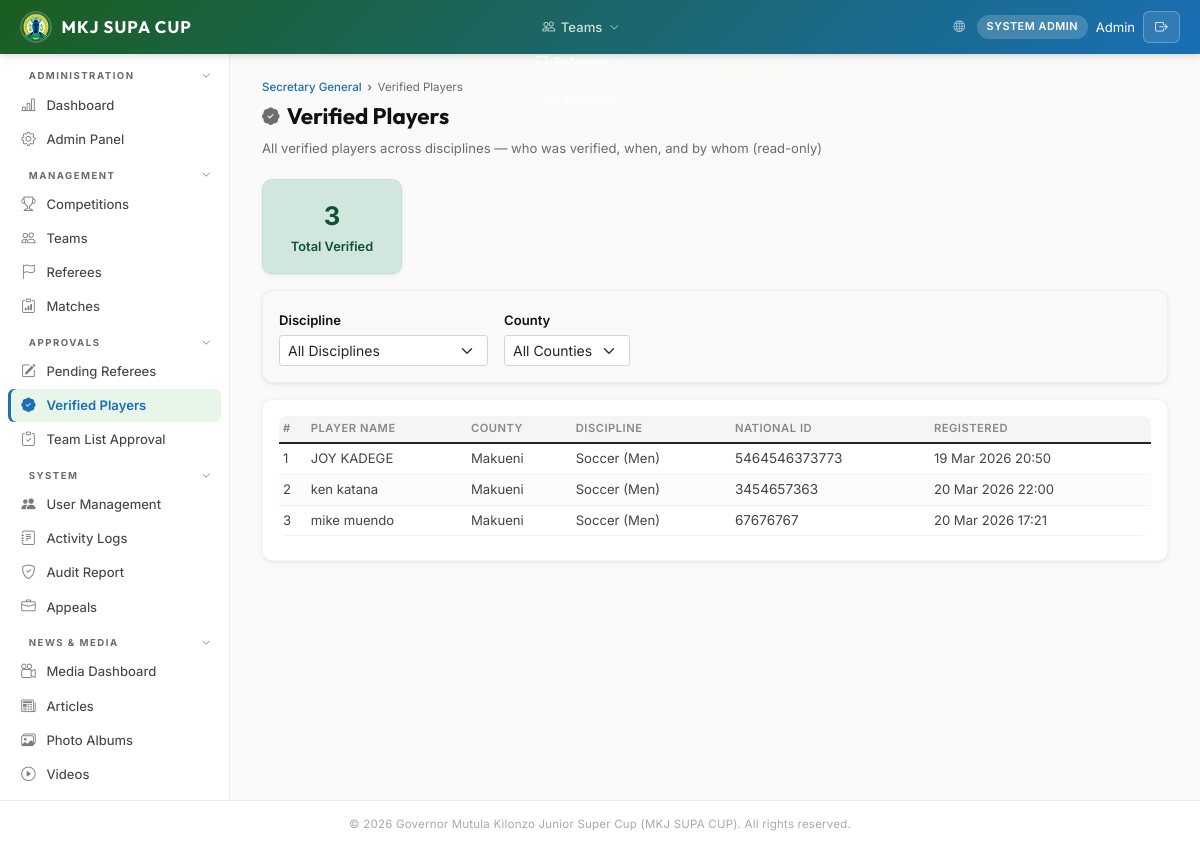
Page /portal/sg/verified-players/ (signed in) on the committed database.
### accounts/models.py (models this page shows, shortened)
class User(AbstractBaseUser, PermissionsMixin):
    email       = models.EmailField(unique=True)
    first_name  = models.CharField(max_length=100)
    last_name   = models.CharField(max_length=100)
    phone       = models.CharField(max_length=13, validators=[kenya_phone_validator])
    role        = models.CharField(max_length=30, choices=UserRole.choices, default=UserRole.TEAM_MANAGER)
    county      = models.CharField(max_length=100, blank=True, help_text="Kenyan county")
    sub_county  = models.CharField(
        max_length=100, blank=True, default="",
        help_text="Sub-county or constituency assignment for sub-county sports officers",
    )
    profile_photo = models.ImageField(upload_to="profiles/", null=True, blank=True)
    is_active   = models.BooleanField(default=True)
    is_staff    = models.BooleanField(default=False)
    is_suspended = models.BooleanField(default=False, help_text="Admin-suspended account")
    assigned_discipline = models.CharField(
        max_length=30, blank=True, default="",
        help_text="Sport family or discipline this user manages (for Coordinator / Scout roles)",
    )
    must_change_password = models.BooleanField(
        default=False,
        help_text="When True the user must set a new password on next login.",
    )
    date_joined = models.DateTimeField(default=timezone.now)
    last_login  = models.DateTimeField(null=True, blank=True)
    objects = UserManager()
    USERNAME_FIELD  = "email"
    REQUIRED_FIELDS = ["first_name", "last_name"]
    class Meta:
        verbose_name      = "User"
        verbose_name_plural = "Users"
        ordering = ["last_name", "first_name"]

### teams/models.py (models this page shows, shortened)
class CountyPlayer(models.Model):
    discipline = models.ForeignKey(
        CountyDiscipline, on_delete=models.CASCADE,
        related_name="players",
    )
    first_name = models.CharField(max_length=100)
    last_name = models.CharField(max_length=100)
    date_of_birth = models.DateField()
    national_id_number = models.CharField(
        max_length=20, unique=True, validators=[national_id_validator],
        help_text="National ID — unique across all counties and disciplines",
    )
    huduma_number = models.CharField(
        max_length=30, blank=True, default="",
        help_text="Huduma Namba / Huduma Kenya number",
    )
    phone = models.CharField(max_length=13, validators=[kenya_phone_validator])
    sub_county = models.CharField(
        max_length=100, blank=True, default="",
        help_text="Sub-county the player represents",
    )
    ward = models.CharField(
        max_length=100, blank=True, default="",
        help_text="Ward within the sub-county",
    )
    position = models.CharField(max_length=10, blank=True, default="",
                                help_text="Player position (where applicable)")
    jersey_number = models.PositiveIntegerField(null=True, blank=True,
                                                help_text="Jersey number")
    photo = models.ImageField(upload_to="county_players/photos/", null=True, blank=True,
                              help_text="Passport-size photo (required)")
    iprs_photo = models.ImageField(
        upload_to="county_players/iprs_photos/", null=True, blank=True,
        help_text="Passport photo returned from IPRS lookup (auto-populated)",
    )
    id_document = models.ImageField(upload_to="county_players/ids/", null=True, blank=True,
                                    help_text="Copy of National ID (required)")
    birth_certificate = models.ImageField(
        upload_to="county_players/birth_certs/", null=True, blank=True,
        help_text="Copy of Birth Certificate (optional)",
    )
    verification_status = models.CharField(
        max_length=20,
        choices=[
            ("pending", "Pending Verification"),
            ("verified", "Verified / Approved"),
            ("rejected", "Rejected"),
            ("resubmit", "Requires Resubmission"),
        ],
        default="pending",
    )
    rejection_reason = models.TextField(blank=True, default="")
    huduma_status = models.CharField(
        max_length=20,
        choices=[
            ("not_checked", "Not Checked"),
            ("verified", "Verified"),
            ("failed", "Failed"),
        ],
        default="not_checked",
    )
    huduma_verified_at = models.DateTimeField(null=True, blank=True)
    higher_league_status = models.CharField(
        max_length=20,
        choices=[
            ("not_checked", "Not Checked"),
            ("clear", "Clear"),
            ("flagged", "Flagged — Higher League / National Team"),
        ],
        default="not_checked",
        help_text="For non-football disciplines: check if player is in higher league or national team",
    )
    higher_league_details = models.TextField(
        blank=True, default="",
        help_text="Details of higher league / national team participation if flagged",
    )
    registered_at = models.DateTimeField(auto_now_add=True)
    class Meta:
        ordering = ["last_name", "first_name"]

class CountyDiscipline(models.Model):
    registration = models.ForeignKey(
        CountyRegistration, on_delete=models.CASCADE,
        related_name="disciplines",
    )
    sport_type = models.CharField(max_length=30, choices=SportType.choices)
    sub_county = models.CharField(
        max_length=100,
        blank=True,
        default="",
        help_text="Sub-county or constituency that owns this discipline entry",
    )
    class Meta:
        unique_together = ["registration", "sport_type", "sub_county"]
        ordering = ["sub_county", "sport_type"]

class CountyRegistration(models.Model):
    user = models.OneToOneField(
        settings.AUTH_USER_MODEL,
        on_delete=models.CASCADE,
        related_name="county_registration",
    )
    county = models.CharField(
        max_length=100,
        choices=KenyaCounty.choices,
        unique=True,
        help_text="Kenyan county (only one admin per county)",
    )
    director_name = models.CharField(
        max_length=200, blank=True, default="",
        help_text="Full name of the Director of Sports for this county",
    )
    director_phone = models.CharField(
        max_length=13, validators=[kenya_phone_validator],
        help_text="Phone number of the Director of Sports",
    )
    status = models.CharField(
        max_length=20,
        choices=CountyRegStatus.choices,
        default=CountyRegStatus.PENDING_PAYMENT,
    )
    mpesa_reference = models.CharField(max_length=100, blank=True, default="",
                                        help_text="M-Pesa transaction code from confirmation SMS")
    mpesa_phone = models.CharField(max_length=13, blank=True, default="", validators=[kenya_phone_validator],
                                    help_text="Phone number used for M-Pesa payment")
    mpesa_checkout_id = models.CharField(max_length=100, blank=True, default="",
                                          help_text="Daraja STK push CheckoutRequestID")
    bank_slip = models.FileField(upload_to="county_reg/bank_slips/", null=True, blank=True,
                                  help_text="Bank deposit slip (image or PDF)")
    bank_reference = models.CharField(max_length=100, blank=True, default="",
                                       help_text="Bank payment/transfer reference code")
    payment_amount = models.DecimalField(max_digits=10, decimal_places=2, null=True, blank=True)
    payment_method = models.CharField(max_length=20, blank=True, default="",
                                       help_text="mpesa or bank_transfer")
    payment_submitted_at = models.DateTimeField(null=True, blank=True)
    approved_by = models.ForeignKey(
        settings.AUTH_USER_MODEL,
        on_delete=models.SET_NULL,
        null=True, blank=True,
        related_name="county_approvals",
    )
    approved_at = models.DateTimeField(null=True, blank=True)
    rejection_reason = models.TextField(blank=True, default="")
    created_at = models.DateTimeField(auto_now_add=True)
    updated_at = models.DateTimeField(auto_now=True)
    class Meta:
        ordering = ["county"]

### mkj_cms/web_views.py (the view)
# urls.py: path("portal/sg/verified-players/",          sg_verified_players_view,   name="sg_verified_players"),
@role_required('secretary_general')
def sg_verified_players_view(request):
    discipline_filter = request.GET.get('discipline', '')
    county_filter = request.GET.get('county', '')
    players = CountyPlayer.objects.filter(
        verification_status='verified',
    ).select_related(
        'discipline', 'discipline__registration',
    ).order_by('discipline__sport_type', 'discipline__registration__county', 'last_name')
    if discipline_filter:
        players = players.filter(discipline__sport_type=discipline_filter)
    if county_filter:
        players = players.filter(discipline__registration__county=county_filter)
    disc_values = CountyDiscipline.objects.values_list('sport_type', flat=True).distinct().order_by('sport_type')
    disciplines = [(st, dict(SportType.choices).get(st, st)) for st in disc_values]
    counties = CountyRegistration.objects.values_list('county', flat=True).distinct().order_by('county')
    return render(request, 'portal/secretary_general/verified_players.html', {
        'players': players,
        'disciplines': disciplines,
        'counties': counties,
        'discipline_filter': discipline_filter,
        'county_filter': county_filter,
        'total': players.count(),
    })

### mkj_cms/web_views.py (called while the page is built)
def role_required(*roles):
    def decorator(view):
        @wraps(view)
        @login_required(login_url='web_login')
        def wrapper(request, *args, **kwargs):
            if request.user.role not in roles and not request.user.is_superuser:
                messages.error(request, 'You do not have permission to access this page.')
                return redirect('dashboard')
            return view(request, *args, **kwargs)
        return wrapper
    return decorator

### templates/portal/secretary_general/verified_players.html (shortened to what this page needs)
{% extends 'base.html' %}
{% block content %}
<div class="page-header">
    <div class="breadcrumb">
        <a href="{% url 'sg_dashboard' %}">Secretary General</a>
        <span>Verified Players</span>
    </div>
    <h1><i class="bi bi-patch-check-fill"></i> Verified Players</h1>
    <p>All verified players across disciplines &mdash; who was verified, when, and by whom (read-only)</p>
</div>
<div class="d-flex gap-3 mb-3 flex-wrap">
    <div class="card p-3 text-center" style="min-width:140px;background:#d1e7dd;">
        <div style="font-size:1.6rem;font-weight:700;color:#0f5132;">{{ total }}</div>
        <div style="font-size:.8rem;font-weight:600;color:#0f5132;">Total Verified</div>
    </div>
</div>
<div class="card p-3 mb-3" style="background:#f9f9f9;">
    <form method="get" class="d-flex gap-3 align-items-end flex-wrap">
        <div>
            <label class="form-label mb-1" style="font-size:.82rem;font-weight:600;">Discipline</label>
            <select name="discipline" class="form-select form-select-sm" onchange="this.form.submit()">
                <option value="">All Disciplines</option>
            </select>
        </div>
        <div>
            <label class="form-label mb-1" style="font-size:.82rem;font-weight:600;">County</label>
            <select name="county" class="form-select form-select-sm" onchange="this.form.submit()">
                <option value="">All Counties</option>
            </select>
        </div>
    </form>
</div>
<div class="card p-3">
    <div class="table-responsive">
        <table class="table table-sm table-hover mb-0">
            <thead style="background:#f5f5f5;">
                <tr>
                    <th>#</th>
                    <th>Player Name</th>
                    <th>County</th>
                    <th>Discipline</th>
                    <th>National ID</th>
                    <th>Registered</th>
                </tr>
            </thead>
            <tbody>
                {% for p in players %}
                <tr>
                    <td>{{ forloop.counter }}</td>
                    <td>{{ p.first_name }} {{ p.last_name }}</td>
                    <td>{{ p.discipline.registration.county|default:"—" }}</td>
                    <td>{{ p.discipline.get_sport_type_display }}</td>
                    <td style="font-size:.85rem;">{{ p.national_id_number }}</td>
                    <td style="font-size:.82rem;white-space:nowrap;">
                        {{ p.registered_at|date:"d M Y H:i"|default:"—" }}
                    </td>
                </tr>
                {% empty %}
                <tr><td colspan="6" class="text-muted text-center">No verified players found</td></tr>
                {% endfor %}
            </tbody>
        </table>
    </div>
</div>
{% endblock %}

### templates/base.html (shortened to what this page needs)
{% load static %}
<!DOCTYPE html>
<html lang="en">
<head>
    <link rel="stylesheet" href="https://cdn.jsdelivr.net/npm/bootstrap@5.1.3/dist/css/bootstrap.min.css">
    <link rel="stylesheet" href="{% static 'css/style.css' %}">
    <link rel="stylesheet" href="https://cdn.jsdelivr.net/npm/bootstrap-icons@1.11.3/font/bootstrap-icons.min.css">
</head>
<body>
    {% block body %}
    <nav class="navbar">
        <div style="display:flex;align-items:center;gap:0">
            <a href="{% url 'dashboard' %}" class="navbar-brand">
                <img src="{% static 'img/Makueni logo.png' %}" alt="Makueni County Logo">
                <span>MKJ SUPA CUP</span>
            </a>
        </div>
        <ul class="navbar-nav">
            {% if user.role == 'admin' or user.role == 'competition_manager' %}
            <li>
                <a href="{% url 'competitions_list' %}" class=""></a>
            </li>
            {% endif %}
            {% if user.role == 'admin' or user.role == 'competition_manager' or user.role == 'verification_officer' or user.role == 'team_manager' %}
            <li>
                <a href="{% url 'teams_list' %}" class="{% if 'team' in request.resolver_match.url_name %}active{% endif %}"><i class="bi bi-people"></i> Teams <i class="bi bi-chevron-down" style="font-size:.6rem;margin-left:.1rem"></i></a>
            </li>
            {% endif %}
            {% if user.role == 'admin' or user.role == 'coordinator' or user.role == 'referee' %}
            <li>
                <a href="{% url 'referees_list' %}" class=""><i class="bi bi-flag"></i> <i class="bi bi-chevron-down" style="font-size:.6rem;margin-left:.1rem"></i></a>
            </li>
            {% endif %}
            <li><a href="{% url 'matches_list' %}" class="{% if 'match' in request.resolver_match.url_name %}active{% endif %}"><i class="bi bi-clipboard-data"></i> Matches</a></li>
        </ul>
        <div class="navbar-user">
            <a href="{% url 'home' %}" style="color:rgba(255,255,255,.65);font-size:.72rem;margin-right:.25rem;"><i class="bi bi-globe"></i></a>
            <span class="role-badge">{{ user.get_role_display }}</span>
            <span style="font-size:.82rem">{{ user.first_name }}</span>
            <form method="post" action="{% url 'web_logout' %}" style="display:inline;">
                <button type="submit" class="btn-logout"><i class="bi bi-box-arrow-right"></i></button>
            </form>
        </div>
    </nav>
    <div class="layout">
        {% include 'includes/sidebar.html' %}
        <main class="main-content">
            {% block content %}{% endblock %}
        </main>
    </div>
    <footer class="footer">
        &copy; 2026 Governor Mutula Kilonzo Junior Super Cup (MKJ SUPA CUP). All rights reserved.
    </footer>
    {% endblock %}
</body>
</html>

### rows in the picture
User: role "SYSTEM ADMIN", first_name "Admin"
CountyPlayer: first_name "JOY", last_name "KADEGE", discipline.registration.county "Makueni", discipline.sport_type "Soccer (Men)", national_id_number "5464546373773", registered_at "19 Mar 2026 20:50"
CountyPlayer: first_name "ken", last_name "katana", discipline.registration.county "Makueni", discipline.sport_type "Soccer (Men)", national_id_number "3454657363", registered_at "20 Mar 2026 22:00"
CountyPlayer: first_name "mike", last_name "muendo", discipline.registration.county "Makueni", discipline.sport_type "Soccer (Men)", national_id_number "67676767", registered_at "20 Mar 2026 17:21"

### other values in the picture
{{ total }} "3"
